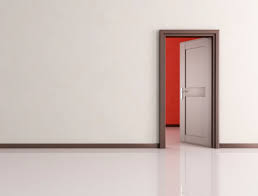
#> input picture Photos/Doorway2.jpg, 258 x 196 px
$ python lineScanner.py
#> lines starting #> are read from the running program, lines starting #| are printed output that depends on the picture; after the words box and inside, x2 and y2 are one past the last pixel; in counts of white or black regions, pixels touching at a corner belong together
import cv2 as cv
import numpy as np

img = cv.imread('Photos/Doorway2.jpg')
#> img is the input picture: shape (196, 258, 3); mean B, G, R 189.8, 194.5, 208.5
gray = cv.cvtColor(img, cv.COLOR_BGR2GRAY)
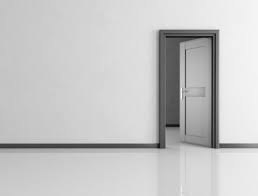
#> gray: shape (196, 258); min 11, max 254, mean 198.1
blur = cv.medianBlur(gray, 9)
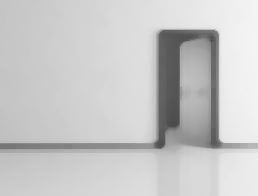
#> blur: shape (196, 258); min 74, max 244, mean 199.8
edges = cv.Canny(blur, 50, 200)
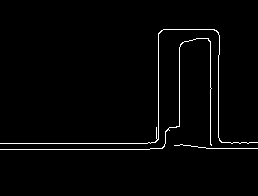
#> edges: shape (196, 258); 2% white in thin lines or dots, all inside (x1, y1, x2, y2) = (0, 29, 258, 150)

lineCounter = 0
doorCounter = 0

# Hough line transform method:
lines = cv.HoughLinesP(edges, 1, np.pi/180, 40, maxLineGap=5, minLineLength=15)
#> lines = [[0, 149, 149, 149], [0, 143, 150, 143], [158, 139, 158, 33], [210, 148, 210, 41], [218, 137, 218, 55], [179, 126, 179, 47], [206, 148, 257, 148], [163, 29, 214, 29]]

for line in lines:
    x1, y1, x2, y2 = line[0]
    p1, p2 = (x1,y1), (x2,y2)

    # find line length
    length = np.linalg.norm(tuple(map(lambda i, j: i - j, p1, p2)))

 # if line is longer than 100pix
    if 100<length<130:
        doorFrameX = x1,x2
        doorFrameY = y1,y2


        cv.line(img, p1, p2, (255,255,0), 2) # make it blue

 # if line is shorter than 100pix
    else:
        cv.line(img, p1, p2, (0,255,0), 2) # make it green

    # draw circles on endpoints of lines
    cv.circle(img, p1, 2, (0,0,255), cv.FILLED)
    cv.circle(img, p2, 2, (0,0,255), cv.FILLED)

    lineCounter += 1
#> this loop made 8 passes
#> (x1, y1, x2, y2, length, doorFrameX, doorFrameY) on passes 3 to 4: (158, 139, 158, 33, 106, (158, 158), (139, 33)), (210, 148, 210, 41, 107, (210, 210), (148, 41))
#> (x1, y1, x2, y2, length) on passes 1, 2, 5, 6, 7, 8: (0, 149, 149, 149, 149), (0, 143, 150, 143, 150), (218, 137, 218, 55, 82), (179, 126, 179, 47, 79), (206, 148, 257, 148, 51), (163, 29, 214, 29, 51)
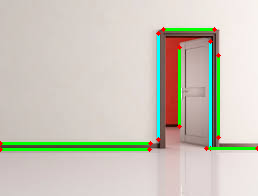
#> img: shape (196, 258, 3); 4.79% of pixels changed, all inside (x1, y1, x2, y2) = (0, 27, 258, 152)
#> after the loop, lineCounter = 8


# uk standard interior door dimsensions: 1981mm x 762mm which is basically a 2.6:1 height to width ratio

# identify door in image
# search for groups of lines of same length which are parallel to each other, then filter by the door width (using ratio)
# to find which side the top is, whichever side has a line (since ground is rarely detected)


cv.imshow('Image', img)
# cv.imshow('Edges', edges)
print('Detected', lineCounter, 'lines in image!')
#| Detected 8 lines in image!
# print('Detected', doorCounter, 'doors in image!')
cv.waitKey(0)
cv.destroyAllWindows()
